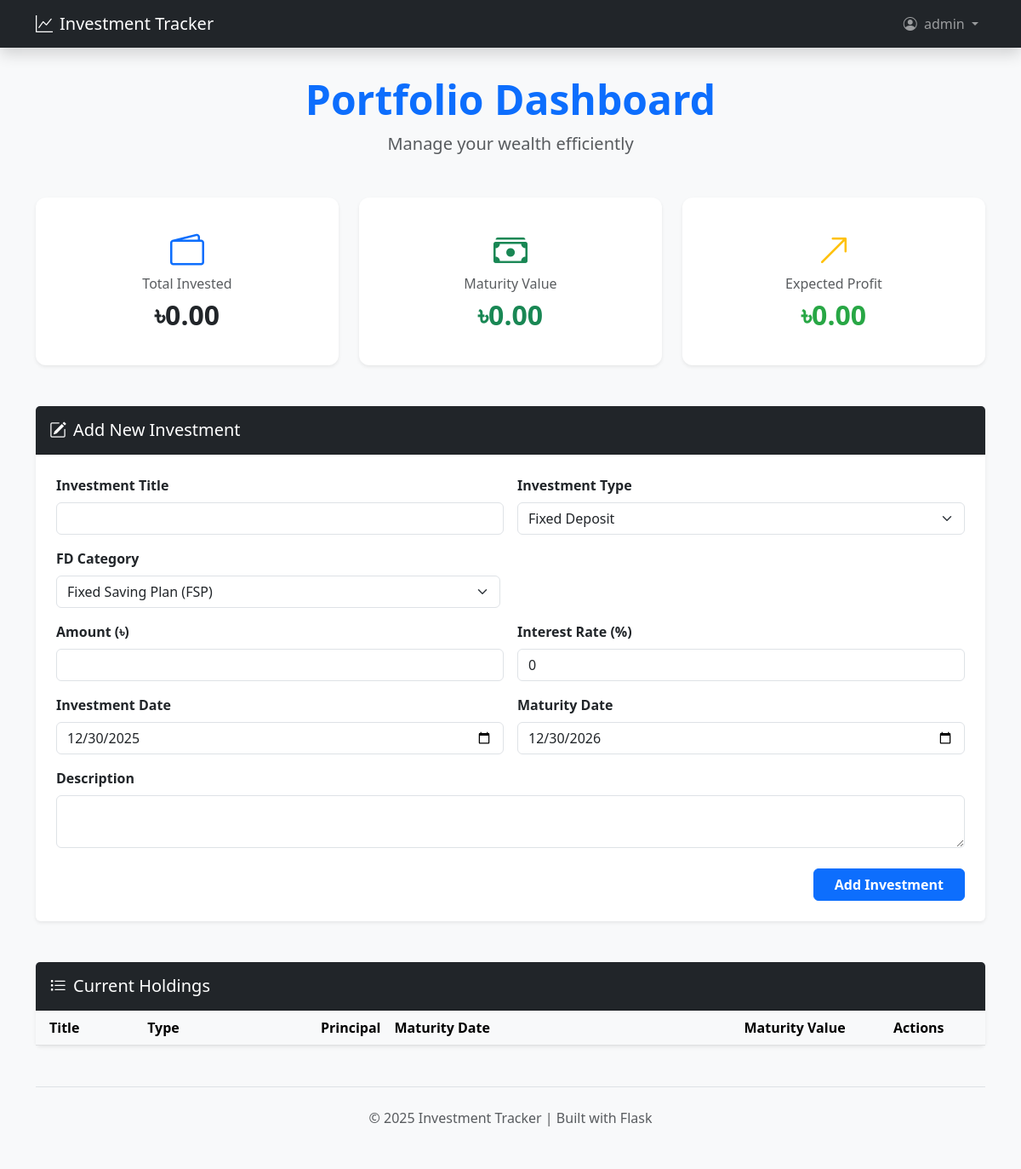
The page /dashboard (signed in) on the database as committed earlier.
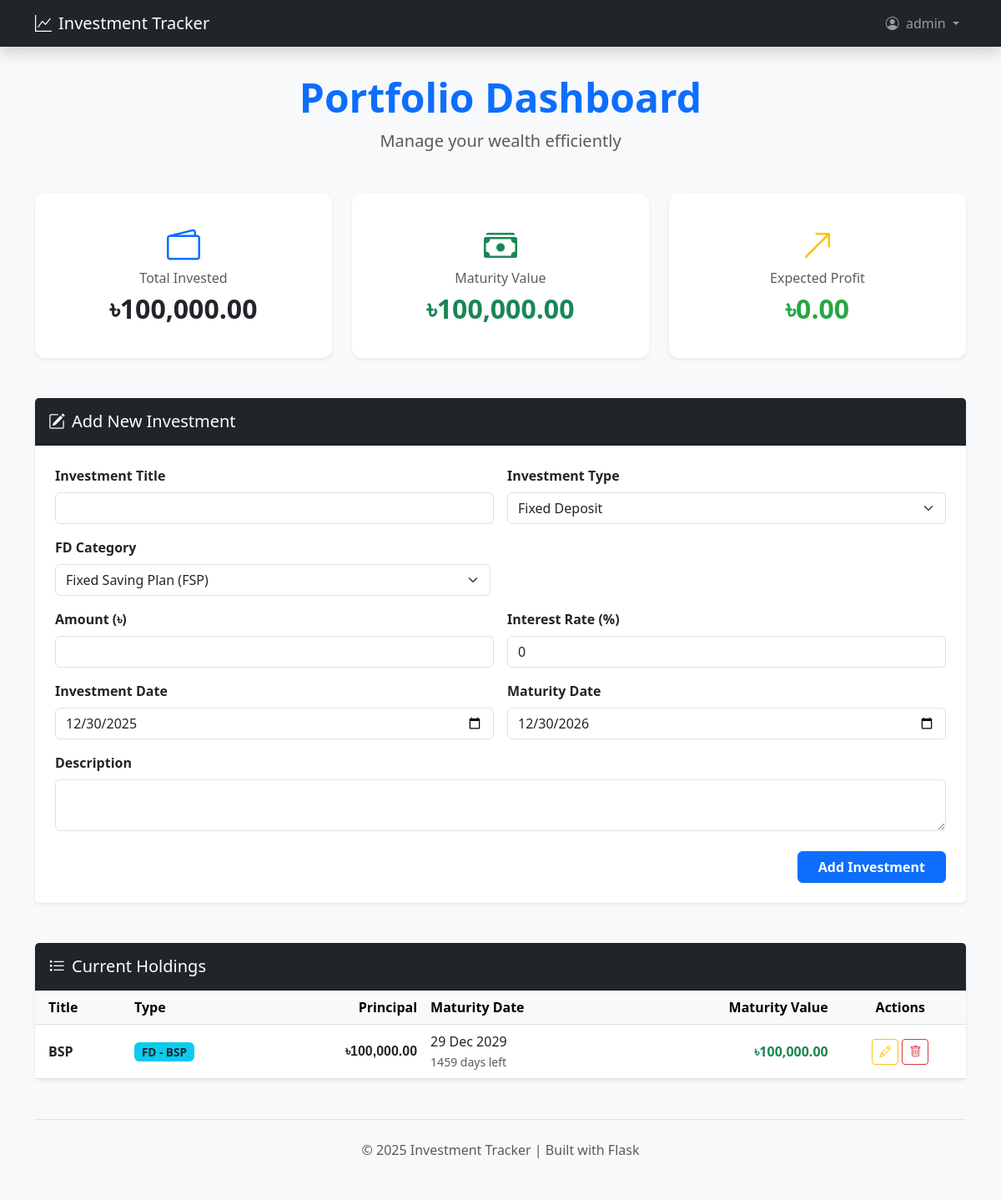
The same page on the database as committed later.
### app.py (models this page shows, shortened)
class User(db.Model):
    id = db.Column(db.Integer, primary_key=True)
    username = db.Column(db.String(80), unique=True, nullable=False)
    email = db.Column(db.String(120), unique=True, nullable=False)
    password_hash = db.Column(db.String(200), nullable=False)
    created_at = db.Column(db.DateTime, default=datetime.utcnow)
    investments = db.relationship('Investment', backref='owner', lazy=True, cascade='all, delete-orphan')

class Investment(db.Model):
    id = db.Column(db.Integer, primary_key=True)
    user_id = db.Column(db.Integer, db.ForeignKey('user.id'), nullable=False)
    title = db.Column(db.String(200), nullable=False)
    description = db.Column(db.String(500), nullable=False)
    amount = db.Column(db.Float, nullable=False)
    interest_rate = db.Column(db.Float, default=0.0)
    investment_date = db.Column(db.DateTime, default=datetime.utcnow)
    maturity_date = db.Column(db.DateTime, nullable=False)
    investment_type = db.Column(db.String(50), default="Fixed Deposit")
    fd_type = db.Column(db.String(50), default="")
    def calculate_maturity_amount(self):
        if self.interest_rate <= 0:
            return self.amount
        time_diff = (self.maturity_date - self.investment_date).days / 365.25
        interest = self.amount * (self.interest_rate / 100) * time_diff
        return round(self.amount + interest, 2)
    def days_remaining(self):
        today = datetime.utcnow()
        if self.maturity_date > today:
            return (self.maturity_date - today).days
        return 0
    def get_display_type(self):
        if self.investment_type == "Fixed Deposit" and self.fd_type:
            return f"FD - {self.fd_type}"
        return self.investment_type

### app.py (the view, shortened to what this page needs)
@app.route('/')
@app.route('/dashboard', methods=['GET', 'POST'])
@login_required
def dashboard():
    user = get_current_user()
    investments = Investment.query.filter_by(user_id=user.id).all()
    total_invested, total_maturity, total_profit = calculate_portfolio_totals(investments)
    return render_template('index.html', investments=investments,
                           total_invested=total_invested,
                           total_maturity_value=total_maturity,
                           total_profit=total_profit)

### app.py (called while the page is built)
def get_current_user():
    user_id = session.get('user_id')
    if user_id:
        return db.session.get(User, user_id)
    return None

def login_required(view):
    @functools.wraps(view)
    def wrapped_view(**kwargs):
        user = get_current_user()
        if user is None:
            session.clear()
            flash('Please login to access this page.', 'warning')
            return redirect(url_for('login'))
        return view(**kwargs)
    return wrapped_view

@app.template_filter('currency')
def format_currency(value):
    try:
        return f"৳{float(value):,.2f}"
    except (ValueError, TypeError):
        return f"৳{value}"

def calculate_portfolio_totals(investments):
    total_invested = sum(inv.amount for inv in investments)
    total_maturity_value = sum(inv.calculate_maturity_amount() for inv in investments)
    total_profit = total_maturity_value - total_invested
    return total_invested, total_maturity_value, total_profit

@app.context_processor
def inject_globals():
    now = datetime.utcnow()
    return {
        'datetime': datetime,
        'timedelta': timedelta,
        'current_year': now.strftime('%Y'),
        'today_str': now.strftime('%Y-%m-%d'),
        'next_year_str': (now + timedelta(days=365)).strftime('%Y-%m-%d')
    }

### templates/index.html (shortened to what this page needs)
<!DOCTYPE html>
<html lang="en">
<head>
    <link href="https://cdn.jsdelivr.net/npm/bootstrap@5.3.0/dist/css/bootstrap.min.css" rel="stylesheet">
    <link rel="stylesheet" href="https://cdn.jsdelivr.net/npm/bootstrap-icons@1.11.1/font/bootstrap-icons.css">
</head>
<body class="bg-light">
    <nav class="navbar navbar-expand-lg navbar-dark bg-dark mb-4 shadow">
        <div class="container">
            <a class="navbar-brand" href="{{ url_for('dashboard') }}">
                <i class="bi bi-graph-up me-2"></i>Investment Tracker
            </a>
            <div class="navbar-nav ms-auto align-items-center">
                <li class="nav-item dropdown">
                    <a class="nav-link dropdown-toggle" href="#" role="button" data-bs-toggle="dropdown">
                        <i class="bi bi-person-circle me-1"></i> {{ session.username }}
                    </a>
                </li>
            </div>
        </div>
    </nav>
    <div class="container py-2">
        <header class="text-center mb-5">
            <h1 class="display-5 fw-bold text-primary">Portfolio Dashboard</h1>
            <p class="lead text-muted">Manage your wealth efficiently</p>
        </header>
        <section class="row g-4 mb-5">
            <div class="col-md-4">
                <div class="card summary-card border-0 shadow-sm p-3">
                    <div class="card-body text-center">
                        <i class="bi bi-wallet2 text-primary fs-1 mb-2"></i>
                        <h6 class="text-muted">Total Invested</h6>
                        <h2 class="fw-bold">{{ total_invested|currency }}</h2>
                    </div>
                </div>
            </div>
            <div class="col-md-4">
                <div class="card summary-card border-0 shadow-sm p-3">
                    <div class="card-body text-center">
                        <i class="bi bi-cash-stack text-success fs-1 mb-2"></i>
                        <h6 class="text-muted">Maturity Value</h6>
                        <h2 class="fw-bold text-success">{{ total_maturity_value|currency }}</h2>
                    </div>
                </div>
            </div>
            <div class="col-md-4">
                <div class="card summary-card border-0 shadow-sm p-3">
                    <div class="card-body text-center">
                        <i class="bi bi-arrow-up-right text-warning fs-1 mb-2"></i>
                        <h6 class="text-muted">Expected Profit</h6>
                        <h2 class="fw-bold {{ 'profit-positive' if total_profit >= 0 else 'profit-negative' }}">
                            {{ total_profit|currency }}
                        </h2>
                    </div>
                </div>
            </div>
        </section>
        <section class="card shadow-sm border-0 mb-5">
            <div class="card-header bg-dark text-white p-3">
                <h5 class="mb-0"><i class="bi bi-pencil-square me-2"></i>{{ 'Update' if investment else 'Add New' }} Investment</h5>
            </div>
            <div class="card-body p-4">
                <form method="POST" action="{{ url_for('update_investment', id=investment.id) if investment else url_for('dashboard') }}">
                    <div class="row g-3">
                        <div class="col-md-6">
                            <label class="form-label fw-bold">Investment Title</label>
                            <input type="text" name="title" class="form-control" value="{{ investment.title if investment else '' }}" required>
                        </div>
                        <div class="col-md-6">
                            <label class="form-label fw-bold">Investment Type</label>
                            <select name="investment_type" id="investmentType" class="form-select" onchange="toggleFdType()" required>
                                <option value="Fixed Deposit" {{ 'selected' if investment and investment.investment_type == 'Fixed Deposit' }}>Fixed Deposit</option>
                            </select>
                        </div>
                        <div class="col-md-12" id="fdTypeSection" style="display: none;">
                            <div class="row">
                                <div class="col-md-6">
                                    <label class="form-label fw-bold">FD Category</label>
                                    <select id="fdType" name="fd_type" class="form-select" onchange="toggleOtherFdType()">
                                        <option value="FSP" {{ 'selected' if investment and investment.fd_type == 'FSP' }}>Fixed Saving Plan (FSP)</option>
                                    </select>
                                </div>
                            </div>
                        </div>
                        <div class="col-md-6">
                            <label class="form-label fw-bold">Amount (৳)</label>
                            <input type="number" step="0.01" name="amount" class="form-control" value="{{ investment.amount if investment else '' }}" required>
                        </div>
                        <div class="col-md-6">
                            <label class="form-label fw-bold">Interest Rate (%)</label>
                            <input type="number" step="0.01" name="interest_rate" class="form-control" value="{{ investment.interest_rate if investment else '0' }}">
                        </div>
                        <div class="col-md-6">
                            <label class="form-label fw-bold">Investment Date</label>
                            <input type="date" name="investment_date" class="form-control" value="{{ investment.investment_date.strftime('%Y-%m-%d') if investment else today_str }}" required>
                        </div>
                        <div class="col-md-6">
                            <label class="form-label fw-bold">Maturity Date</label>
                            <input type="date" name="maturity_date" class="form-control" value="{{ investment.maturity_date.strftime('%Y-%m-%d') if investment else next_year_str }}" required>
                        </div>
                        <div class="col-12">
                            <label class="form-label fw-bold">Description</label>
                            <textarea name="description" class="form-control" rows="2">{{ investment.description if investment else '' }}</textarea>
                        </div>
                    </div>
                    <div class="mt-4 text-end">
                        {% if investment %}
                            <a href="{{ url_for('dashboard') }}" class="btn btn-outline-secondary me-2">Cancel</a>
                            <button type="submit" class="btn btn-warning px-4 fw-bold">Update Investment</button>
                        {% else %}
                            <button type="submit" class="btn btn-primary px-4 fw-bold">Add Investment</button>
                        {% endif %}
                    </div>
                </form>
            </div>
        </section>
        <section class="card shadow-sm border-0">
            <div class="card-header bg-dark text-white p-3">
                <h5 class="mb-0"><i class="bi bi-list-task me-2"></i>Current Holdings</h5>
            </div>
            <div class="card-body p-0">
                <div class="table-responsive">
                    <table class="table table-hover mb-0 align-middle">
                        <thead class="table-light">
                            <tr>
                                <th class="ps-3">Title</th>
                                <th>Type</th>
                                <th class="text-end">Principal</th>
                                <th>Maturity Date</th>
                                <th class="text-end">Maturity Value</th>
                                <th class="text-center">Actions</th>
                            </tr>
                        </thead>
                        <tbody>
                            {% for inv in investments %}
                            <tr>
                                <td class="ps-3 fw-bold">{{ inv.title }}</td>
                                <td><span class="badge bg-info text-dark investment-badge">{{ inv.get_display_type() }}</span></td>
                                <td class="text-end currency-symbol">{{ inv.amount|currency }}</td>
                                <td>
                                    {{ inv.maturity_date.strftime('%d %b %Y') }}
                                    <br><small class="text-{{ 'danger' if inv.days_remaining() < 30 else 'muted' }}">{{ inv.days_remaining() }} days left</small>
                                </td>
                                <td class="text-end fw-bold text-success">{{ inv.calculate_maturity_amount()|currency }}</td>
                                <td class="text-center">
                                    <a href="{{ url_for('update_investment', id=inv.id) }}" class="btn btn-sm btn-outline-warning"><i class="bi bi-pencil"></i></a>
                                    <a href="{{ url_for('delete_investment', id=inv.id) }}" class="btn btn-sm btn-outline-danger" onclick="return confirm('Delete this record?')"><i class="bi bi-trash"></i></a>
                                </td>
                            </tr>
                            {% endfor %}
                        </tbody>
                    </table>
                </div>
            </div>
        </section>
        <footer class="mt-5 py-4 text-center text-muted border-top">
            <p>&copy; {{ current_year }} Investment Tracker | Built with Flask</p>
        </footer>
    </div>
</body>
</html>

### templates/index.html (style rules this page uses)
.summary-card { transition: transform 0.3s ease; border-radius: 12px; }
.profit-positive { color: #28a745; }
.currency-symbol { font-family: Arial, sans-serif; font-weight: 600; }
.investment-badge { font-size: 0.85em; padding: 0.35em 0.65em; }

Rows that differ between the two databases and show on the page:
added Investment: title "BSP", get_display_type "FD - BSP", amount "৳100,000.00", maturity_date "29 Dec 2029", days_remaining "1459", calculate_maturity_amount "৳100,000.00"
Other text that changed with them:
{{ total_invested|currency }}: "৳0.00" → "৳100,000.00"
{{ total_maturity_value|currency }}: "৳0.00" → "৳100,000.00"
